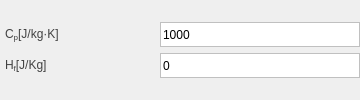
            <widget class="QWidget" name="widget_6" native="true">
             <layout class="QGridLayout" name="gridLayout_10">
              <property name="leftMargin">
               <number>0</number>
              </property>
              <property name="topMargin">
               <number>0</number>
              </property>
              <property name="rightMargin">
               <number>0</number>
              </property>
              <property name="bottomMargin">
               <number>0</number>
              </property>
              <property name="horizontalSpacing">
               <number>0</number>
              </property>
              <property name="verticalSpacing">
               <number>6</number>
              </property>
              <item row="0" column="0">
               <layout class="QVBoxLayout" name="verticalLayout_2">
                <property name="spacing">
                 <number>6</number>
                </property>
                <item>
                 <layout class="QHBoxLayout" name="horizontalLayout_6">
                  <property name="spacing">
                   <number>0</number>
                  </property>
                  <item>
                   <widget class="QLabel" name="label_6">
                    <property name="minimumSize">
                     <size>
                      <width>120</width>
                      <height>25</height>
                     </size>
                    </property>
                    <property name="maximumSize">
                     <size>
                      <width>120</width>
                      <height>25</height>
                     </size>
                    </property>
                    <property name="styleSheet">
                     <string notr="true">QLabel {
    font-family: 'Arial'; /* 字体 */
    font-size: 9pt;       /* 字体大小 */
    color: rgb(66, 66, 66);  
    padding: 2px; 
}</string>
                    </property>
                    <property name="text">
                     <string>&lt;html&gt;&lt;head/&gt;&lt;body&gt;&lt;p&gt;C&lt;span style=&quot; vertical-align:sub;&quot;&gt;p&lt;/span&gt;[J/kg·K]&lt;/p&gt;&lt;/body&gt;&lt;/html&gt;</string>
                    </property>
                   </widget>
                  </item>
                  <item>
                   <spacer name="horizontalSpacer_6">
                    <property name="orientation">
                     <enum>Qt::Horizontal</enum>
                    </property>
                    <property name="sizeHint" stdset="0">
                     <size>
                      <width>40</width>
                      <height>20</height>
                     </size>
                    </property>
                   </spacer>
                  </item>
                  <item>
                   <widget class="QLineEdit" name="lineEdit_2">
                    <property name="minimumSize">
                     <size>
                      <width>200</width>
                      <height>25</height>
                     </size>
                    </property>
                    <property name="maximumSize">
                     <size>
                      <width>200</width>
                      <height>25</height>
                     </size>
                    </property>
                    <property name="styleSheet">
                     <string notr="true">QLineEdit {
    border: 1px solid rgb(192, 192, 192); /* 默认边框颜色 */
}
QLineEdit:focus {
    border: 1px solid rgb(50, 170, 233); /* 焦点时的边框颜色 */
    outline: none;                       /* 移除默认虚线框 */
}</string>
                    </property>
                    <property name="text">
                     <string>1000</string>
                    </property>
                   </widget>
                  </item>
                 </layout>
                </item>
                <item>
                 <layout class="QHBoxLayout" name="horizontalLayout_7">
                  <property name="spacing">
                   <number>0</number>
                  </property>
                  <item>
                   <widget class="QLabel" name="label_7">
                    <property name="minimumSize">
                     <size>
                      <width>120</width>
                      <height>25</height>
                     </size>
                    </property>
                    <property name="maximumSize">
                     <size>
                      <width>120</width>
                      <height>25</height>
                     </size>
                    </property>
                    <property name="styleSheet">
                     <string notr="true">QLabel {
    font-family: 'Arial'; /* 字体 */
    font-size: 9pt;       /* 字体大小 */
    color: rgb(66, 66, 66);  
    padding: 2px; 
}</string>
                    </property>
                    <property name="text">
                     <string>&lt;html&gt;&lt;head/&gt;&lt;body&gt;&lt;p&gt;H&lt;span style=&quot; vertical-align:sub;&quot;&gt;f&lt;/span&gt;[J/Kg]&lt;/p&gt;&lt;/body&gt;&lt;/html&gt;</string>
                    </property>
                   </widget>
                  </item>
                  <item>
                   <spacer name="horizontalSpacer_7">
                    <property name="orientation">
                     <enum>Qt::Horizontal</enum>
                    </property>
                    <property name="sizeHint" stdset="0">
                     <size>
                      <width>40</width>
                      <height>20</height>
                     </size>
                    </property>
                   </spacer>
                  </item>
                  <item>
                   <widget class="QLineEdit" name="lineEdit_3">
                    <property name="minimumSize">
                     <size>
                      <width>200</width>
                      <height>25</height>
                     </size>
                    </property>
                    <property name="maximumSize">
                     <size>
                      <width>200</width>
                      <height>25</height>
                     </size>
                    </property>
                    <property name="styleSheet">
                     <string notr="true">QLineEdit {
    border: 1px solid rgb(192, 192, 192); /* 默认边框颜色 */
}
QLineEdit:focus {
    border: 1px solid rgb(50, 170, 233); /* 焦点时的边框颜色 */
    outline: none;                       /* 移除默认虚线框 */
}</string>
                    </property>
                    <property name="text">
                     <string>0</string>
                    </property>
                   </widget>
                  </item>
                 </layout>
                </item>
               </layout>
              </item>
             </layout>
            </widget>
